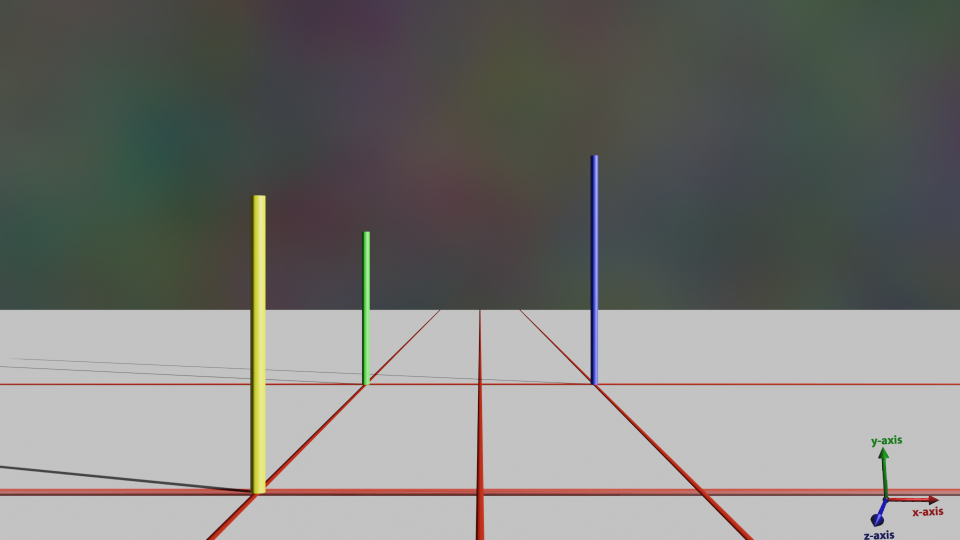
#> input picture Assignments/Assignment-1/Pole Length .png, 1920 x 1080 px (shown at 1/2 size)
$ jupyter execute Untitled.ipynb
#> lines starting #> are read from the running program, lines starting #| are printed output that depends on the picture
# Assignment 1 (Abdullah Azhar)

INFO 290T
Assignment - 1

## Part 1.1

[cell 1]
import cv2 as cv
import matplotlib.pyplot as plt
import matplotlib.image as mpimg
import numpy as np
import sympy as sym

# %matplotlib inline
# %config InlineBackend.figure_format='retina'

## Reading the image and hardcoding x,y coordinates (no. of pixels) of poles in image)
image_path = "Pole Length .png"
image = mpimg.imread(image_path)
#> image is the input picture: shape (1080, 1920, 3) float32; mean R, G, B 0.473, 0.474, 0.461
imgplot = plt.imshow(image)
plt.colorbar()
plt.savefig("Pole Position Coordinate.png",dpi=500)
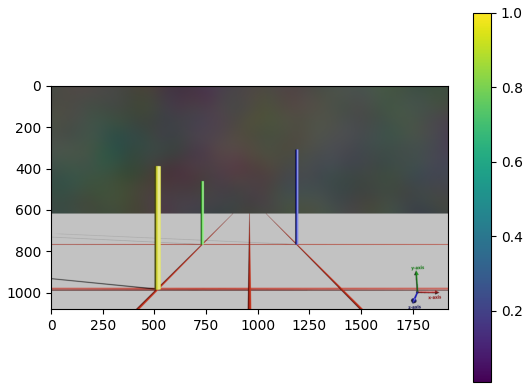
#> figure drawn by matplotlib, 2 panels

y_pixels = (30,575)
g_pixels = (12,296)
b_pixel = (14,445)
lambda_ = 53333
z_diff = 17

Y_world_green,Y_world_yellow = 4,4

# [49 lines left out: functions extrinsic_matrix, instrinsic_matrix, not called in this run]
